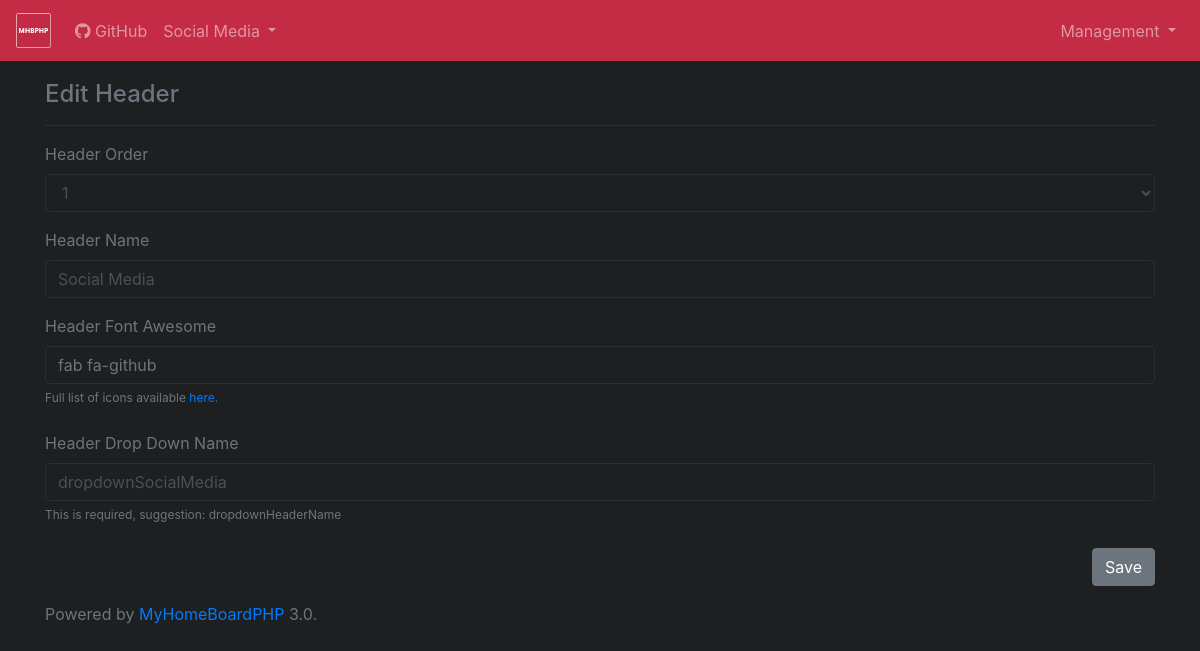
The page /links/mod.php?id=1&action=edit&type=header on the database its author committed.
### tables this page shows
CREATE TABLE `tblLink` (
  `LID` int(255) NOT NULL,
  `HID` int(255) NOT NULL,
  `LinkName` varchar(255) NOT NULL,
  `LinkHref` varchar(255) NOT NULL,
  `LinkOrder` int(255) NOT NULL,
  `LinkCustomVar` varchar(255) NOT NULL,
  `LinkFontAwesome` varchar(255) NOT NULL
);

CREATE TABLE `tblLinkHeaders` (
  `HID` int(255) NOT NULL COMMENT 'Link Header ID',
  `HeaderName` varchar(255) NOT NULL,
  `HeaderLink` varchar(255) NOT NULL,
  `HeaderDDName` varchar(255) NOT NULL COMMENT 'Dropdown Name',
  `HeaderOrder` int(11) NOT NULL,
  `HeaderFontAwesome` varchar(255) NOT NULL
);

### include/db/func.php (called while the page is built, shortened)
<?php
    class MyHomeBoardPHP {
        private $db;
        public function __construct(PDO $db){
        $this->db = $db;
        }
        function GetHeaderInfo($hid)
        {
            $q = "SELECT * FROM `tblLinkHeaders` WHERE `HID` = :hid";
            $query = $this->db->prepare($q);
            $query->execute( array('hid'=> $hid) );
            if($query->rowCount() > 0)
            {
              return $query->fetchall();
            }
        }
        function AllLinkHeaders()
        {
            $q = "SELECT * FROM `tblLinkHeaders` ORDER BY `HeaderOrder` ASC";
            $query = $this->db->prepare($q);
            $query->execute();
            return $query->fetchall();
        }
        function StandaloneLinks()
        {
            $q = "SELECT * FROM `tblLink` WHERE `HID` = '0' ORDER BY `LinkOrder` ASC";
            $query = $this->db->prepare($q);
            $query->execute();
            return $query->fetchall();
        }
        function GetHeaderCount()
        {
            $q = "SELECT * FROM `tblLinkHeaders`";
            $query = $this->db->prepare($q);
            $query->execute();
            return $query->rowCount();
        }
    }
?>

### links/mod.php (the view, shortened to what this page needs)
<?php
    require("../include/db/conn.php");
    require("../include/db/func.php");
    $home = new MyHomeBoardPHP($pdo);
    if(isset($_GET['action']) && isset($_GET['id']) && isset($_GET['type'])){
        $type = htmlentities($_GET['type']);
        $action = htmlentities($_GET['action']);
        $id = htmlentities($_GET['id']);
        if($action == "delete") {
            if ($type == 'link') {
                $name = $home->GetLinkInfo($id)[0]['LinkName'];
                $home->DeleteLink($id);
            } elseif ($type == 'header') {
                $name = $home->GetHeaderInfo($id)[0]['HeaderName'];
                $home->DeleteHeader($id);
            }
            header("location: " . URL . "/links/?action=deleted&name=" . $name . "&type=" . $type);
            die();
        } elseif($action =="edit" && $type == "header") {
            $db_edit_hid = $home->GetHeaderInfo($id)[0]['HID'];
            $db_edit_hname = $home->GetHeaderInfo($id)[0]['HeaderName'];
            $db_edit_hddname = $home->GetHeaderInfo($id)[0]['HeaderDDName'];
            $db_edit_horder = $home->GetHeaderInfo($id)[0]['HeaderOrder'];
            $db_edit_hfonta = $home->GetHeaderInfo($id)[0]['HeaderFontAwesome'];
        } else {
            header("location: " . URL . "/links/");
            die();
        }
    } else {
        header("location: " . URL . "/links/");
        die();
    }
?>
<!doctype html>
<html lang="en">
<head>
  <?php require("../include/style/css.php");?>
</head>
<body>
    <?php require("../include/navigation.php");?>
    <main role="main" class="container">
    <?php  if($type == "header" && $action == "edit") { ?>
        <div class="row">
            <div class="col">
            <h4>Edit Header</h4>
            <hr>
                <form action="" method="post">
                    <div class="row">
                        <div class="col">
                            <div class="form-group">
                                <label for="HeaderOrder">Header Order</label>
                                <select class="form-control" id="HeaderOrder" name="HeaderOrder">
                                    <?php $headerCount = $home->GetHeaderCount(); $hc = 1; while($hc < $headerCount + 1) { ?>
                                    <option <?php if($db_edit_horder == $hc) { print("selected"); }?>><?php print($hc);?></option>
                                    <?php $hc++; } ?>
                                </select>
                            </div>
                        </div>
                    </div>
                    <div class="form-group">
                        <label for="HeaderName">Header Name</label>
                        <input type="text" class="form-control" id="HeaderName" name="HeaderName" placeholder="MyHomeBoardPHP" value="<?php print($db_edit_hname);?>" required>
                    </div>
                    <div class="form-group">
                        <label for="HeaderFontAwesome">Header Font Awesome</label>
                        <input type="text" class="form-control" id="HeaderFontAwesome" name="HeaderFontAwesome" placeholder="fab fa-github" value="<?php print($db_edit_hfonta);?>">
                        <label for="HeaderFontAwesome" class="text-muted mt-1" style="font-size: 12px;">Full list of icons available <a href="//fontawesome.com/icons" target="_blank">here</a>.</label>
                    </div>
                    <div class="form-group">
                        <label for="HeaderDDName">Header Drop Down Name</label>
                        <input type="text" class="form-control" id="HeaderDDName" name="HeaderDDName" placeholder="dropdownDevelopment" value="<?php print($db_edit_hddname);?>" required>
                        <label for="HeaderDDName" class="text-muted mt-1" style="font-size: 12px;">This is required, suggestion: dropdownHeaderName</label>
                    </div>
                    <button type="submit" class="btn btn-primary float-right" id="eh_submit" name="eh_submit">Save</button>
                </form>
            </div>
        </div>
    <?php } ?>
    <?php require("../include/footer.php"); ?>
    </main>
</body>
</html>

### include/navigation.php (shortened to what this page needs)
<nav class="navbar navbar-expand-md navbar-dark bg-dark bg-custom fixed-top box-shadow">
    <a class="navbar-brand" href="<?php print(URL);?>">
      <?php if(NavShowImage == true) { ?>
        <img class="d-block" src="<?php print(URL);?>/assets/images/<?php print(NavImage);?>" width="<?php print(NavWidth);?>" height="<?php print(NavHeight);?>" alt="Navigation Logo">
      <?php } else { ?>
        <?php print(WebName);?>
      <?php } ?>
      </a>
    <div class="collapse navbar-collapse justify-content-between" id="navbar">
      <ul class="navbar-nav mr-auto ">
        <?php foreach($home->StandaloneLinks() as $SL) { ?>
          <li class="nav-item">
            <a class="nav-link" <?php print(stripslashes($SL['LinkCustomVar']));?> href="<?php print($SL['LinkHref']);?>">
              <span class="<?php print($SL['LinkFontAwesome']);?>"></span>
              <?php print($SL['LinkName']);?>
            </a>
          </li>
        <?php } ?>
        <?php foreach($home->AllLinkHeaders() as $LH) { ?>
        <li class="nav-item dropdown">
          <a class="nav-link dropdown-toggle" href="<?php print($LH['HeaderLink']);?>" id="<?php print($LH['HeaderDDName']);?>" data-toggle="dropdown" aria-haspopup="true" aria-expanded="false">
            <?php print($LH['HeaderName']);?>
          </a>
        </li>
        <?php } ?>
      </ul>
      <ul class="navbar-nav">
      <li class="nav-item dropdown">
      <a class="nav-link dropdown-toggle" href="" id="dropdownManagement" data-toggle="dropdown" aria-haspopup="true" aria-expanded="false">
            Management
          </a>
        </li>
     </ul>
    </div>
  </nav>

### assets/css/custom.css (style rules this page uses)
body { padding-top: 5rem; }
.box-shadow { box-shadow: 0 .25rem .75rem rgba(0, 0, 0, .05); }

### assets/css/dark.css (style rules this page uses)
body { background-color: #1d1f21; color: #6c757d; }
hr { border-color: #2b2e32; }
.btn-primary { color: #fff; background-color: #6c757d; border-color: #6c757d; }
.form-control { color: #495057; background-color: #1d1f21; border: 1px solid #2b2e32; }

### rows shown on the page
tbllink: LinkName "GitHub"
tbllinkheaders: HeaderName "Social Media", HeaderOrder "1", HeaderDDName "dropdownSocialMedia"

### other values the page prints
MHBPHP_Version "3.0"
